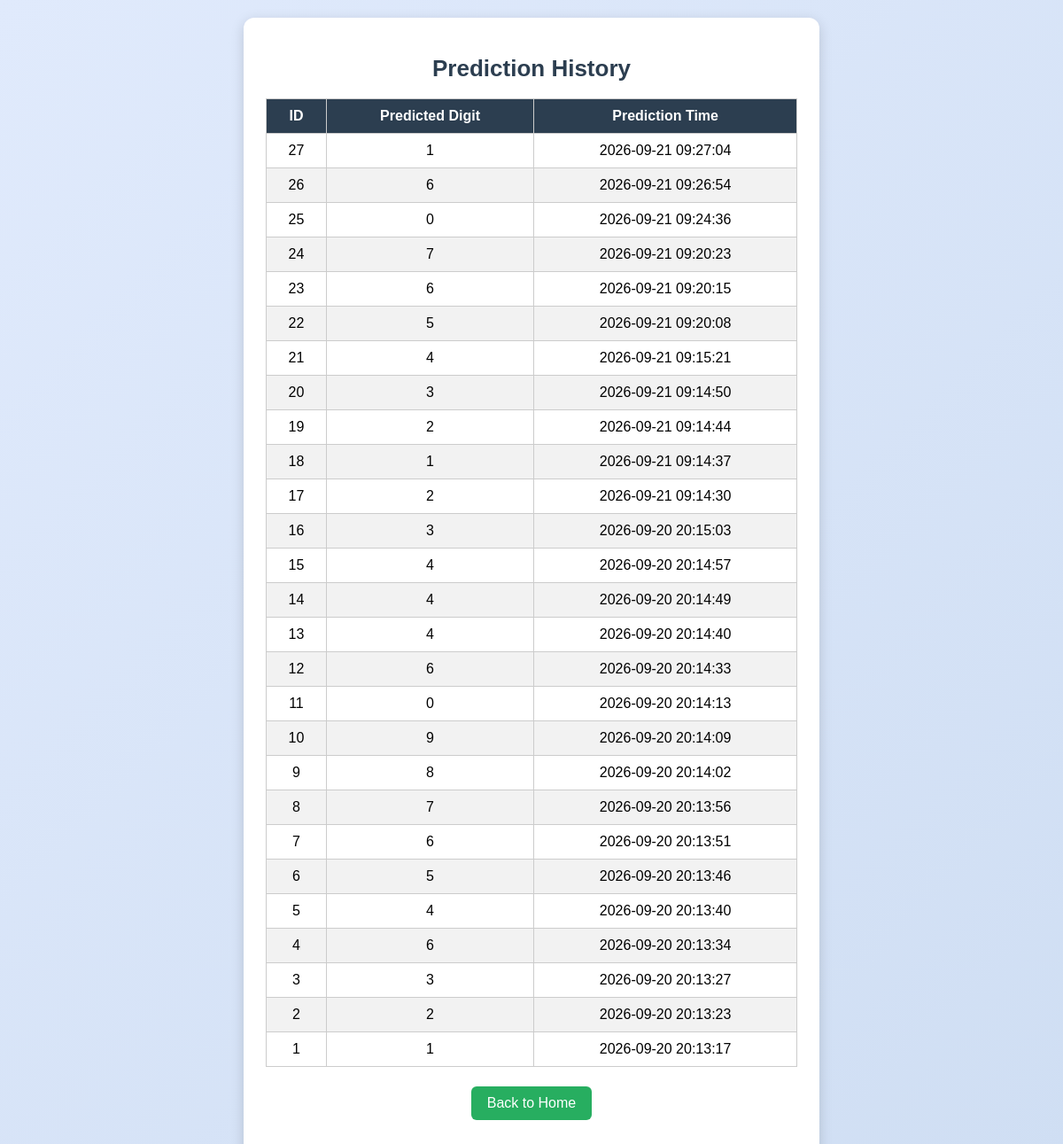
The app's page /history with its own data.
### tables this page shows
CREATE TABLE predictions (
                id INTEGER PRIMARY KEY AUTOINCREMENT,
                predicted_digit INTEGER NOT NULL,
                prediction_time TEXT NOT NULL
            );

### app.py (the view)
@app.route("/history")
def history():
    records = []
    error = None
    try:
        conn = sqlite3.connect(DB_PATH)
        cursor = conn.execute(
            "SELECT id, predicted_digit, prediction_time FROM predictions ORDER BY id DESC"
        )
        records = cursor.fetchall()
        conn.close()
    except sqlite3.Error:
        error = "Could not read the prediction history from the database."
    return render_template("history.html", records=records, error=error)

### templates/history.html (shortened to what this page needs)
<!DOCTYPE html>
<html lang="en">
<head>
    <link rel="stylesheet" href="{{ url_for('static', filename='style.css') }}">
</head>
<body>
    <div class="container">
        <h1>Prediction History</h1>
        {% if error %}
            <p class="error">{{ error }}</p>
        {% elif records %}
            <table>
                <thead>
                    <tr>
                        <th>ID</th>
                        <th>Predicted Digit</th>
                        <th>Prediction Time</th>
                    </tr>
                </thead>
                <tbody>
                    {% for row in records %}
                    <tr>
                        <td>{{ row[0] }}</td>
                        <td>{{ row[1] }}</td>
                        <td>{{ row[2] }}</td>
                    </tr>
                    {% endfor %}
                </tbody>
            </table>
        {% else %}
            <p class="description">No predictions yet. Go back and draw a digit!</p>
        {% endif %}
        <div class="buttons">
            <a href="{{ url_for('index') }}" class="btn btn-predict">Back to Home</a>
        </div>
    </div>
</body>
</html>

### static/style.css (style rules this page uses)
body { font-family: Arial, Helvetica, sans-serif; background: linear-gradient(135deg, #e0eafc, #cfdef3); margin: 0; padding: 20px; min-height: 100vh; }
.container { max-width: 600px; margin: 0 auto; background: white; padding: 25px; border-radius: 12px; box-shadow: 0 4px 15px rgba(0, 0, 0, 0.15); text-align: center; }
h1 { color: #2c3e50; font-size: 26px; }
.buttons { margin: 18px 0; }
.btn { display: inline-block; padding: 10px 18px; margin: 4px; font-size: 16px; color: white; border: none; border-radius: 6px; cursor: pointer; text-decoration: none; }
.btn-predict { background: #27ae60; }
table { width: 100%; border-collapse: collapse; margin: 15px 0; }
th, td { border: 1px solid #ccc; padding: 10px; }
th { background: #2c3e50; color: white; }
tr:nth-child(even) { background: #f2f2f2; }

### records on screen
predictions: id "27", predicted_digit "1", prediction_time "2026-09-21 09:27:04"
predictions: id "26", predicted_digit "6", prediction_time "2026-09-21 09:26:54"
predictions: id "25", predicted_digit "0", prediction_time "2026-09-21 09:24:36"
predictions: id "24", predicted_digit "7", prediction_time "2026-09-21 09:20:23"
predictions: id "23", predicted_digit "6", prediction_time "2026-09-21 09:20:15"
predictions: id "22", predicted_digit "5", prediction_time "2026-09-21 09:20:08"
predictions: id "21", predicted_digit "4", prediction_time "2026-09-21 09:15:21"
predictions: id "20", predicted_digit "3", prediction_time "2026-09-21 09:14:50"
predictions: id "19", predicted_digit "2", prediction_time "2026-09-21 09:14:44"
predictions: id "18", predicted_digit "1", prediction_time "2026-09-21 09:14:37"
predictions: id "17", predicted_digit "2", prediction_time "2026-09-21 09:14:30"
predictions: id "16", predicted_digit "3", prediction_time "2026-09-20 20:15:03"
predictions: id "15", predicted_digit "4", prediction_time "2026-09-20 20:14:57"
predictions: id "14", predicted_digit "4", prediction_time "2026-09-20 20:14:49"
predictions: id "13", predicted_digit "4", prediction_time "2026-09-20 20:14:40"
predictions: id "12", predicted_digit "6", prediction_time "2026-09-20 20:14:33"
predictions: id "11", predicted_digit "0", prediction_time "2026-09-20 20:14:13"
predictions: id "10", predicted_digit "9", prediction_time "2026-09-20 20:14:09"
predictions: id "9", predicted_digit "8", prediction_time "2026-09-20 20:14:02"
predictions: id "8", predicted_digit "7", prediction_time "2026-09-20 20:13:56"
predictions: id "7", predicted_digit "6", prediction_time "2026-09-20 20:13:51"
predictions: id "6", predicted_digit "5", prediction_time "2026-09-20 20:13:46"
predictions: id "5", predicted_digit "4", prediction_time "2026-09-20 20:13:40"
predictions: id "4", predicted_digit "6", prediction_time "2026-09-20 20:13:34"
predictions: id "3", predicted_digit "3", prediction_time "2026-09-20 20:13:27"
predictions: id "2", predicted_digit "2", prediction_time "2026-09-20 20:13:23"
predictions: id "1", predicted_digit "1", prediction_time "2026-09-20 20:13:17"
